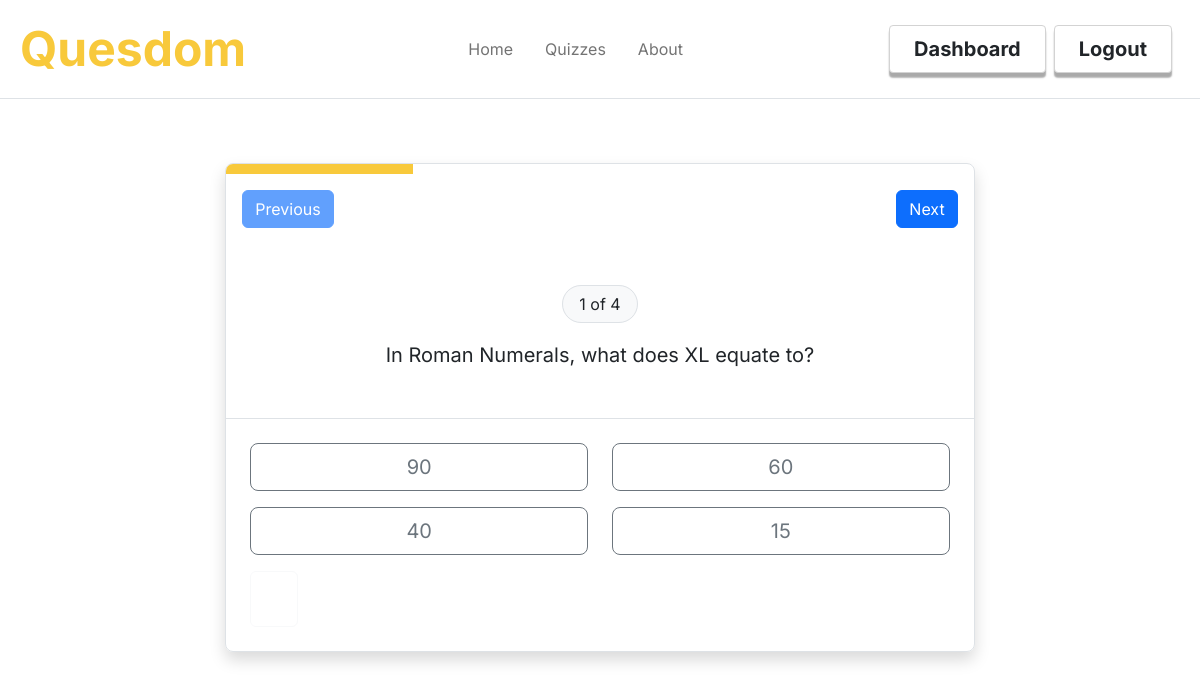
The page /playquiz?quiz_id=14 (signed in) on the database its author committed.
### quesdom/models.py (models this page shows, shortened)
class Questions(db.Model):
    id = db.Column(db.Integer, primary_key = True)
    question_statement = db.Column(db.String(200), nullable = False)
    choice_id = db.Column(db.Integer, db.ForeignKey('choices.id'), unique=True, nullable = False)
    quiz_id = db.Column(db.Integer, db.ForeignKey('quizzes.id'), nullable = False)
    duration = db.Column(db.Integer, nullable = False)
    choices = db.relationship('Choices',backref='choices',lazy=True)

class Choices(db.Model):
    id = db.Column(db.Integer, primary_key = True)
    correct_choice = db.Column(db.String(50), nullable = False)
    incorrect_choice_1 = db.Column(db.String(50), nullable = False)
    incorrect_choice_2 = db.Column(db.String(50), nullable = False)
    incorrect_choice_3 = db.Column(db.String(50), nullable = False)

### quesdom/routes.py (the view)
@app.route('/playquiz')
@login_required
def playquiz():
    if not(current_user.role == 'Player' or current_user.role == 'Student'):
        flash('You must have a player or student account!','warning')
        return redirect('allquizzes')
    questions = Questions.query.filter_by(quiz_id=request.args.get('quiz_id'))
    if Questions.query.filter_by(quiz_id=request.args.get('quiz_id')).count() == 0:
        flash('This quiz has no questions added currently, so you cannot play it!','danger')
        return redirect(url_for('allquizzes'))
    if not Quizzes.query.get(request.args.get('quiz_id')).timed:
        return render_template('quiz.html', questions=questions,title='Playing Quiz',quiz_id=request.args.get('quiz_id'))
    return render_template('quiztimed.html',questions=questions,title='Playing Quiz',quiz_id=request.args.get('quiz_id'))

### quesdom/models.py (called while the page is built)
@login_manager.user_loader
def load_user(user_id):
    return Users.query.get(int(user_id))

### quesdom/routes.py (called while the page is built)
def filter_shuffle(seq):
    try:
        result = list(seq)
        shuffle(result)
        return result
    except:
        return seq

### quesdom/templates/quiz.html (shortened to what this page needs)
{%extends "layout.html"%}
{%block content%}
<div class="content-section row p-2 pt-md-5 justify-content-center">
  <div class="col-10 col-sm-8 my-3">
    <form action="/submitquiz" method="POST" class="row">
      <div class="all-cards p-0 m-0 border rounded-3 overflow-hidden shadow">
        <span id="progress" class="mb-3 d-block"></span>
        <div class="mb-3 col-12 justify-content-between d-flex px-3">
          <button type="button" class="btn btn-primary my-previous-button disabled"  data-page="1">Previous</button>
          <button type="button" class="btn btn-primary my-next-button"  data-page="2">Next</button>
        </div>
        {%for question in questions%}
        {% if loop.index == 1%}
          {% set dprop = "" %}
        {% else %}
          {% set dprop = "d-none"%}
        {% endif %}
        <div class="question-card {{dprop}} position-relative" data-index="{{loop.index}}">
          <div class="card-header border-bottom p-5 bg-white text-center">
            <span class="border px-3 py-2 rounded-5 bg-light">
              {{loop.index}} of {{questions.count()}}
            </span>
            <br>
                          <br>
                          <span class="fs-5">
                            {{question.question_statement}}
                      </span>
                    </div>
                    {% set choice_values = [] %}
                    {% set choice_values = choice_values + [question.choices.correct_choice] %}
                    {% set choice_values = choice_values + [question.choices.incorrect_choice_1] %}
                    {% set choice_values = choice_values + [question.choices.incorrect_choice_2] %}
                    {% set choice_values = choice_values + [question.choices.incorrect_choice_3] %}
                    {%set choice_values = choice_values|filter_shuffle %}
                    <div class="card-body px-4 py-3 row">
                      <div class="col-12 col-md-6">
                        <label class="btn btn-outline-secondary btn-lg w-100 my-2" for="{{loop.index}}_option1">{{choice_values[0]}}</label>
                      </div>
                      <div class="col-12 col-md-6">
                        <label class="btn btn-outline-secondary btn-lg w-100 my-2" for="{{loop.index}}_option2">{{choice_values[1]}}</label>
                      </div>
                      <div class="col-12 col-md-6">
                        <label class="btn btn-outline-secondary btn-lg w-100 my-2" for="{{loop.index}}_option3">{{choice_values[2]}}</label>
                      </div>
                      <div class="col-12 col-md-6">
                        <label class="btn btn-outline-secondary btn-lg w-100 my-2" for="{{loop.index}}_option4">{{choice_values[3]}}</label>
                      </div>
                      <div class="col-12 d-flex my-2 justify-content-between">
                        <div class="btn btn-outline-light resetbutton" question="{{question.id}}" question="{{question.id}}"><i class="bi bi-arrow-clockwise fs-3 text-danger"></i></div>
                      </div>
                    </div>
                  </div>
                    {%endfor%}
                  </div>
              </form>
            </div>
</div>
{%endblock%}

### quesdom/static/styles.css (style rules this page uses)
:root { --main-color: rgb(248,201,59); }
#progress { width: 0px; height: 10px; background-color: var(--main-color); transition: 0.5s; }

### rows shown on the page
Questions: count "4", question_statement "In Roman Numerals, what does XL equate to?"
Choices: incorrect_choice_3 "90", incorrect_choice_1 "60", correct_choice "40", incorrect_choice_2 "15"
